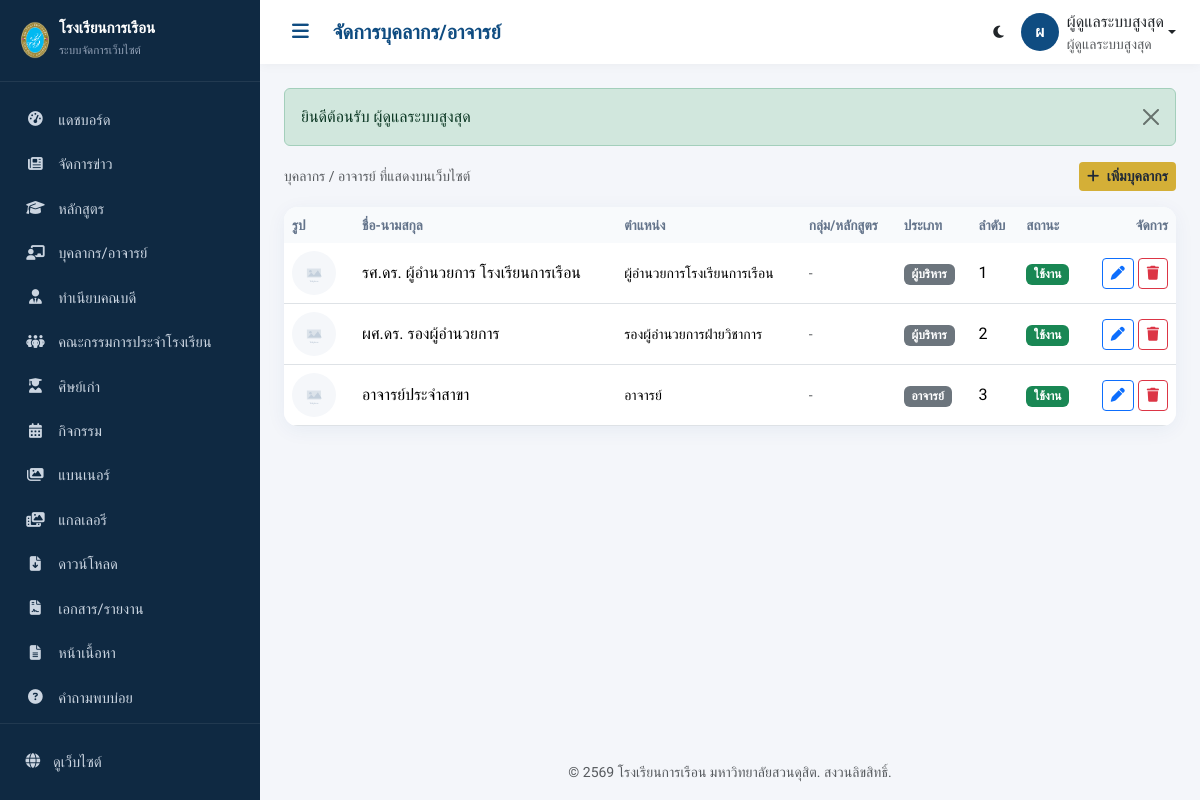
Screenshot of /admin/staff (signed in) with the database file from the repository.
### tables this page shows
CREATE TABLE `staff` (
  `id`            INT UNSIGNED NOT NULL AUTO_INCREMENT,
  `department_id` INT UNSIGNED DEFAULT NULL,
  `full_name`     VARCHAR(200) NOT NULL,
  `position`      VARCHAR(200) DEFAULT NULL,
  `group_name`    VARCHAR(191) DEFAULT NULL COMMENT 'กลุ่ม/หลักสูตร/วิทยาเขต สำหรับจัดหมวดหน้าบุคลากรสายวิชาการ',
  `type`          ENUM('executive','teacher','staff') NOT NULL DEFAULT 'teacher'
                  COMMENT 'ผู้บริหาร/อาจารย์/เจ้าหน้าที่',
  `email`         VARCHAR(150) DEFAULT NULL,
  `phone`         VARCHAR(30) DEFAULT NULL,
  `photo`         VARCHAR(255) DEFAULT NULL,
  `bio`           TEXT DEFAULT NULL,
  `expertise`     VARCHAR(500) DEFAULT NULL COMMENT 'ความเชี่ยวชาญ',
  `sort_order`    INT NOT NULL DEFAULT 0,
  `status`        ENUM('active','inactive') NOT NULL DEFAULT 'active',
  `created_at`    DATETIME DEFAULT NULL,
  `updated_at`    DATETIME DEFAULT NULL,
  `deleted_at`    DATETIME DEFAULT NULL,
  PRIMARY KEY (`id`),
  KEY `idx_staff_dept` (`department_id`),
  KEY `idx_staff_type` (`type`),
  CONSTRAINT `fk_staff_dept` FOREIGN KEY (`department_id`) REFERENCES `departments`(`id`) ON DELETE SET NULL
);

### app/core/View.php (called while the page is built, shortened)
<?php
class View
{
    public static function render(string $view, array $data = [], ?string $layout = 'public'): void
    {
        $viewFile = VIEW_PATH . '/' . $view . '.php';
        extract($data, EXTR_SKIP);
        require $viewFile;
        $layoutFile = VIEW_PATH . '/layouts/' . $layout . '.php';
        require $layoutFile;
    }
}

### app/core/Controller.php (called while the page is built, shortened)
<?php
abstract class Controller
{
    protected function model(string $name)
    {
        $file = APP_PATH . '/models/' . $name . '.php';
        return new $name();
    }
    protected function adminView(string $view, array $data = []): void
    {
        if (!str_starts_with($view, 'admin/')) {
            $view = 'admin/' . $view;
        }
        View::render($view, $data, 'admin');
    }
}

### app/controllers/admin/StaffController.php (called while the page is built, shortened)
<?php
class StaffController extends AdminController
{
    public function index(): void
    {
        $staff = $this->model('Staff')->listAll();
        $this->adminView('staff/index', ['title' => 'จัดการบุคลากร/อาจารย์', 'staff' => $staff]);
    }
}

### app/core/App.php (called while the page is built, shortened)
<?php
class App
{
    private string $method = DEFAULT_METHOD;
    private bool   $isAdmin = false;
    public function run(): void
    {
        $url = $this->parseUrl();
        if (!empty($url) && strtolower($url[0]) === 'admin') {
            $this->isAdmin = true;
            array_shift($url);
            $controllerDir = APP_PATH . '/controllers/admin/';
        } else {
            $controllerDir = APP_PATH . '/controllers/';
            $namespacePrefix = '';
        }
        if (!empty($url[0])) {
            $candidate = ucfirst($url[0]) . 'Controller';
            if (file_exists($controllerDir . $candidate . '.php')) {
                array_shift($url);
            } elseif ($this->isAdmin) {
                $this->controllerName = 'DashboardController';
            }
        }
        $controller = new $className();
        $this->params = $url ? array_values($url) : [];
        call_user_func_array([$controller, $this->method], $this->params);
    }
    private function parseUrl(): array
    {
        $url = rtrim($_GET['url'], '/');
        $url = filter_var($url, FILTER_SANITIZE_URL);
        return explode('/', $url);
    }
}

### public/index.php (called while the page is built)
<?php
require_once __DIR__ . '/../app/core/bootstrap.php';
$app = new App();
$app->run();

### app/core/bootstrap.php (called while the page is built, shortened)
<?php
spl_autoload_register(function ($class) {
    $short = str_contains($class, '\\') ? substr(strrchr($class, '\\'), 1) : $class;
    $paths = [
        APP_PATH . '/core/' . $short . '.php',
        APP_PATH . '/helpers/' . $short . '.php',
        APP_PATH . '/models/' . $short . '.php',
        APP_PATH . '/middleware/' . $short . '.php',
    ];
    foreach ($paths as $path) {
        if (file_exists($path)) {
            return;
        }
    }
});
require_once APP_PATH . '/helpers/functions.php';

### app/core/Model.php (called while the page is built, shortened)
<?php
abstract class Model
{
    protected Database $db;
    protected string $table = '';
    protected bool $softDelete = true;
    public function __construct()
    {
        $this->db = new Database();
    }
    public function all(string $orderBy = 'id DESC'): array
    {
        $sql = "SELECT * FROM {$this->table}";
        if ($this->softDelete) {
            $sql .= " WHERE deleted_at IS NULL";
        }
        $sql .= " ORDER BY {$orderBy}";
        return $this->db->query($sql)->all();
    }
}

### app/config/database.php (called while the page is built)
<?php
return [
    'host'     => '127.0.0.1',
    'port'     => '3306',
    'database' => 'fooddusit_db',
    'username' => 'root',
    'password' => '',
    'charset'  => 'utf8mb4',
    'collation'=> 'utf8mb4_unicode_ci',
    'options'  => [
        PDO::ATTR_ERRMODE            => PDO::ERRMODE_EXCEPTION,
        PDO::ATTR_DEFAULT_FETCH_MODE => PDO::FETCH_ASSOC,
        PDO::ATTR_EMULATE_PREPARES   => false,
        PDO::ATTR_PERSISTENT         => false,
    ],
];

### app/core/Database.php (called while the page is built, shortened)
<?php
class Database
{
    private static ?PDO $instance = null;
    private $stmt = null;
    public static function pdo(): PDO
    {
        if (self::$instance === null) {
            $config = require APP_PATH . '/config/database.php';
            $dsn = sprintf(
                'mysql:host=%s;port=%s;dbname=%s;charset=%s',
                $config['host'],
                $config['port'],
                $config['database'],
                $config['charset']
            );
            try {
                self::$instance = new PDO(
                    $dsn,
                    $config['username'],
                    $config['password'],
                    $config['options']
                );
            } catch (PDOException $e) {
                if (APP_ENV === 'development') {
                    die('เชื่อมต่อฐานข้อมูลไม่สำเร็จ: ' . $e->getMessage());
                }
                error_log('DB Connection Error: ' . $e->getMessage());
                die('ขออภัย ระบบไม่สามารถเชื่อมต่อฐานข้อมูลได้ในขณะนี้');
            }
        }
        return self::$instance;
    }
    public function query(string $sql): self
    {
        $this->stmt = self::pdo()->prepare($sql);
        return $this;
    }
    public function bind(array $params): self
    {
        foreach ($params as $key => $value) {
            $type = match (true) {
                is_int($value)  => PDO::PARAM_INT,
                is_bool($value) => PDO::PARAM_BOOL,
                is_null($value) => PDO::PARAM_NULL,
                default         => PDO::PARAM_STR,
            };
            $param = is_int($key) ? $key + 1 : ':' . ltrim($key, ':');
            $this->stmt->bindValue($param, $value, $type);
        }
        return $this;
    }
    public function execute(array $params = []): bool
    {
        return $params ? $this->stmt->execute($params) : $this->stmt->execute();
    }
    public function all(array $params = []): array
    {
        $this->execute($params ?: []);
        return $this->stmt->fetchAll();
    }
}

### app/models/Staff.php (called while the page is built, shortened)
<?php
class Staff extends Model
{
    public function listAll(): array
    {
        return $this->all('type ASC, sort_order ASC, id ASC');
    }
    public static function typeLabel(string $type): string
    {
        return self::TYPES[$type] ?? $type;
    }
}

### app/views/admin/staff/index.php (the view, shortened to what this page needs)
<div class="d-flex justify-content-between align-items-center mb-3">
  <span class="text-muted small">บุคลากร / อาจารย์ ที่แสดงบนเว็บไซต์</span>
  <a href="<?= url('admin/staff/create') ?>" class="btn btn-gold btn-sm"><i class="fa-solid fa-plus me-1"></i> เพิ่มบุคลากร</a>
</div>
<div class="table-card">
  <div class="table-responsive">
    <table class="table table-hover align-middle mb-0">
      <thead><tr><th style="width:70px">รูป</th><th>ชื่อ-นามสกุล</th><th>ตำแหน่ง</th><th>กลุ่ม/หลักสูตร</th><th>ประเภท</th><th>ลำดับ</th><th>สถานะ</th><th class="text-end">จัดการ</th></tr></thead>
      <tbody>
        <?php foreach ($staff as $s): ?>
          <tr>
            <td><img src="<?= upload_url($s['photo']) ?>" class="rounded-circle" width="44" height="44" style="object-fit:cover" alt=""></td>
            <td class="fw-500"><?= e($s['full_name']) ?></td>
            <td class="small"><?= e($s['position'] ?: '-') ?></td>
            <td class="small text-muted"><?= e($s['group_name'] ?? '-') ?></td>
            <td><span class="badge bg-secondary"><?= e(Staff::typeLabel($s['type'])) ?></span></td>
            <td><?= (int)$s['sort_order'] ?></td>
            <td><?= status_badge($s['status']) ?></td>
            <td class="text-end text-nowrap">
              <a href="<?= url('admin/staff/edit/' . $s['id']) ?>" class="btn btn-sm btn-outline-primary"><i class="fa-solid fa-pen"></i></a>
              <a href="<?= url('admin/staff/delete/' . $s['id']) ?>" class="btn btn-sm btn-outline-danger" data-confirm="ลบบุคลากรคนนี้?"><i class="fa-solid fa-trash"></i></a>
            </td>
          </tr>
        <?php endforeach; ?>
      </tbody>
    </table>
  </div>
</div>

### app/helpers/functions.php (shortened to what this page needs)
<?php
function url(string $path = ''): string
{
    return BASE_URL . ltrim($path, '/');
}
function asset(string $path): string
{
    $rel = ltrim($path, '/');
    $url = BASE_URL . 'public/assets/' . $rel;
    $file = PUBLIC_PATH . '/assets/' . $rel;
    if (is_file($file)) {
        $url .= '?v=' . filemtime($file);
    }
    return $url;
}
function upload_url(?string $path): string
{
    if (empty($path)) {
        return asset('images/placeholder.svg');
    }
    return BASE_URL . 'public/uploads/' . ltrim($path, '/');
}
function e($value): string
{
    return htmlspecialchars((string)$value, ENT_QUOTES | ENT_HTML5, 'UTF-8');
}
function flash_messages(): string
{
    $html = '';
    $map = ['success' => 'success', 'error' => 'danger', 'warning' => 'warning', 'info' => 'info'];
    foreach ($_SESSION['flash'] as $type => $msg) {
        $cls = $map[$type] ?? 'info';
        $html .= '<div class="alert alert-' . $cls . ' alert-dismissible fade show" role="alert">'
               . e($msg)
               . '<button type="button" class="btn-close" data-bs-dismiss="alert"></button></div>';
    }
    return $html;
}
function status_badge(string $status): string
{
    $map = [
        'active'    => ['success', 'ใช้งาน'],
        'inactive'  => ['secondary', 'ปิดใช้งาน'],
        'published' => ['success', 'เผยแพร่'],
        'draft'     => ['warning', 'ฉบับร่าง'],
        'pending'   => ['info', 'รอตรวจ'],
    ];
    [$cls, $label] = $map[$status] ?? ['secondary', $status];
    return '<span class="badge bg-' . $cls . '">' . e($label) . '</span>';
}

### public/assets/css/admin.css (style rules this page uses)
:root { --primary: #0F4C81; --primary-dark: #0a3a63; --gold: #D4AF37; --sidebar-w: 260px; --sidebar-bg: #0f2942; --admin-bg: #f4f6fa; --card-radius: 14px; }
* { box-sizing: border-box; }
body { font-family: 'Sarabun', sans-serif; background: var(--admin-bg); margin: 0; }
.table-card { background: #fff; border-radius: var(--card-radius); overflow: hidden; box-shadow: 0 4px 20px rgba(15,76,129,.06); }
.table thead th { background: #f8fafc; font-weight: 600; font-size: .85rem; color: #64748b; border: none; }
.table td { vertical-align: middle; }
.btn-gold { background: var(--gold); border: none; color: #1f2937; font-weight: 600; }

### rows the page displays
staff: full_name "รศ.ดร. ผู้อำนวยการ โรงเรียนการเรือน", position "ผู้อำนวยการโรงเรียนการเรือน", group_name "-", type "ผู้บริหาร", sort_order "1"
staff: full_name "ผศ.ดร. รองผู้อำนวยการ", position "รองผู้อำนวยการฝ่ายวิชาการ", group_name "-", type "ผู้บริหาร", sort_order "2"
staff: full_name "อาจารย์ประจำสาขา", position "อาจารย์", group_name "-", type "อาจารย์", sort_order "3"

### other values shown
$label "แดชบอร์ด"
$label "จัดการข่าว"
$label "หลักสูตร"
$label "บุคลากร/อาจารย์"
$label "ทำเนียบคณบดี"
$label "คณะกรรมการประจำโรงเรียน"
$label "ศิษย์เก่า"
$label "กิจกรรม"
$label "แบนเนอร์"
$label "แกลเลอรี"
$label "ดาวน์โหลด"
$label "เอกสาร/รายงาน"
$label "หน้าเนื้อหา"
$label "คำถามพบบ่อย"
$title "จัดการบุคลากร/อาจารย์"
